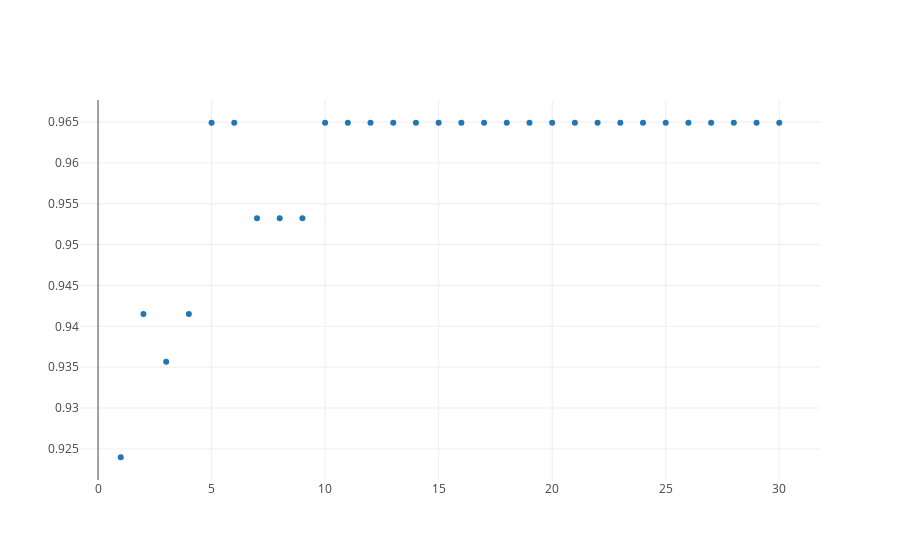

Notebook source saved alongside this figure:
### Markdown cell above
**Task 2b.** Using the best $k$, redo the classification experiment on the PCA-transformed data. To do this, you need to fit a PCA model with X_tr, use it to tranform *both* X_tr and X_te. Use the transformed training data to train your kNN, and test it on the transformed testing data. Generate a score curve for n_components values that go from 1 to 30.

### Code cell
#best result when k=10

#standardise the full X data
X_tr = StandardScaler().fit_transform(X_tr)
X_te = StandardScaler().fit_transform(X_te)
scores = []

for i in range(1,31):
    pca = PCA(n_components=i)
    new_X_tr = pca.fit_transform(X_tr)
    new_X_te = pca.fit_transform(X_te)
    model = KNeighborsClassifier(n_neighbors=10).fit(new_X_tr, y_tr)
    scores.append(model.score(new_X_te, y_te))
    #print "PC = {}".format(i), new_X_tr

    
trace = go.Scatter(
    x = range(1,31),
    y = scores,
    mode = 'markers'
)
data = [trace]
iplot(data, filename='scatter')

### Figure 1 — Plotly figure (JSON) as saved in the notebook; plotly's stock layout.template omitted (floating-point values rounded to 4 significant figures)
{"data": [{"mode": "markers", "type": "scatter", "x": [1, 2, 3, 4, 5, 6, 7, 8, 9, 10, 11, 12, 13, 14, 15, 16, 17, 18, 19, 20, 21, 22, 23, 24, 25, 26, 27, 28, 29, 30], "y": [0.924, 0.9415, 0.9357, 0.9415, 0.9649, 0.9649, 0.9532, 0.9532, 0.9532, 0.9649, 0.9649, 0.9649, 0.9649, 0.9649, 0.9649, 0.9649, 0.9649, 0.9649, 0.9649, 0.9649, 0.9649, 0.9649, 0.9649, 0.9649, 0.9649, 0.9649, 0.9649, 0.9649, 0.9649, 0.9649]}], "layout": {}}
